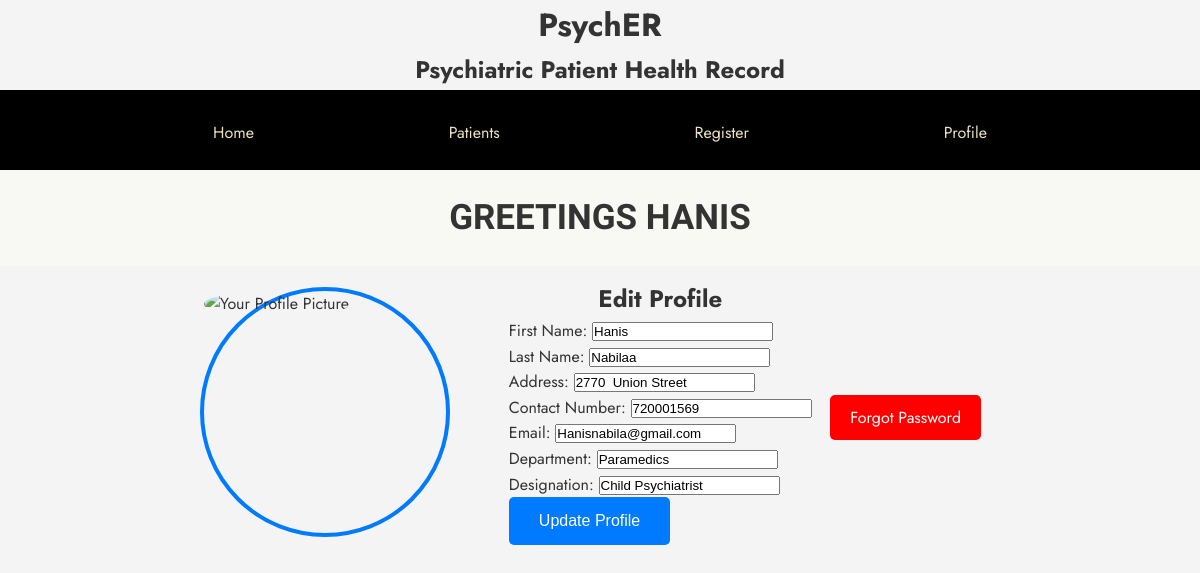
/staff_info_edit.php (signed in), run on the app's committed database.
### tables this page shows
CREATE TABLE `medical_staff` (
  `SSN` varchar(20) NOT NULL,
  `F_Name` char(15) NOT NULL,
  `L_Name` char(15) NOT NULL,
  `Hospital_ID` varchar(25) NOT NULL,
  `Department` char(35) NOT NULL,
  `Contact_No` varchar(20) NOT NULL,
  `Email` varchar(50) NOT NULL,
  `Designation` varchar(25) NOT NULL,
  `Address` varchar(30) DEFAULT NULL
);

### staff_info_edit.php (the view, shortened to what this page needs)
<?php
require "connection.php";
$uid = $_SESSION["userID"];
$sql = "SELECT SSN, F_Name, L_Name, Address, Contact_No, Email, Department, Designation FROM medical_staff WHERE SSN=?";
$stmt = mysqli_stmt_init($conn);
if (!mysqli_stmt_prepare($stmt, $sql)) {
    header("Location:sdashboard.php?error=sqlerror");
    exit();
} else {
    mysqli_stmt_bind_param($stmt, "s", $uid);
    mysqli_stmt_execute($stmt);
    $result = mysqli_stmt_get_result($stmt);
    if ($row = mysqli_fetch_assoc($result)) {
        $doctorDetails = $row;
    }
}
?>
 <!DOCTYPE html>
 <html lang="en" dir="ltr">
   <head>
     <link rel="stylesheet" type="text/css" href="dprofile_style.css">
   </head>
   <body>
   <h1>PsychER</h1>
    <h2>Psychiatric Patient Health Record</h2>
    <div class="navigation-bar" style="text-align: center">
        <a href="sdashboard.php">Home</a>
        <div class="dropdown">
        <a href="#">Patients</a>
        </div>
        <a href="aregister.php">Register</a>
        <a href="sprofile.php">Profile</a>
    </div>
     <div class='welcome'>
    <h2 class='welcome_mssg'> GREETINGS <?php echo strtoupper($doctorDetails['F_Name']); ?></h2>
</div>
<div class='profile-section'>
    <div class= "profile-picture">
        <img src="Resource/irma.jpg" alt="Your Profile Picture">
    </div>
    <div class='edit-profile-section'>
        <h2>Edit Profile</h2>
        <form method="post">
            First Name: <input type="text" name="f_name" value="<?php echo $doctorDetails['F_Name']; ?>"><br>
            Last Name: <input type="text" name="l_name" value="<?php echo $doctorDetails['L_Name']; ?>"><br>
            Address: <input type="text" name="address" value="<?php echo $doctorDetails['Address']; ?>"><br>
            Contact Number: <input type="text" name="contact_no" value="<?php echo $doctorDetails['Contact_No']; ?>"><br>
            Email: <input type="email" name="email" value="<?php echo $doctorDetails['Email']; ?>"><br>
            Department: <input type="text" name="department" value="<?php echo $doctorDetails['Department']; ?>"><br>
            Designation: <input type="text" name="designation" value="<?php echo $doctorDetails['Designation']; ?>"><br>
            <input type="submit" value="Update Profile">
        </form>
    </div>
</body>
</html>
<div class="forgot-password-button">
    <a href="s_res_pass.php">Forgot Password</a>
</div>
</body>
</html>

### dprofile_style.css (style rules this page uses)
* { margin: 0; padding: 0; box-sizing: border-box; }
body { font-family: 'Jost', sans-serif; background-color: #f4f4f4; color: #333; line-height: 1.6; }
.navigation-bar { background-color: black; overflow: hidden; font-family: "Jost", sans-serif; height: 80px; text-align: center; }
.navigation-bar a { display: inline-block; font-size: 16px; text-decoration: none; color: #ece2c1; padding: 30px 15px; margin: 0 80px; }
.welcome { position: relative; width: 100%; height: 90px; }
.welcome_mssg { font-family: "Barlow Condensed", sans-serif; font-size: 35px; background: #f9f9f3; text-align: center; padding: 20px; }
.profile-section { display: flex; justify-content: space-between; align-items: center; margin: 20px auto; max-width: 800px; }
.profile-picture { width: 250px; height: 250px; border-radius: 50%; border: 4px solid #007bff; object-fit: cover; margin-right: 40px; }
.profile-picture img { width: 100%; height: 100%; border-radius: 50%; object-fit: cover; }
.edit-profile-section input[type="submit"] { background-color: #007bff; color: white; border: none; padding: 15px 30px; border-radius: 5px; cursor: pointer; font-size: 16px; }
.forgot-password-button { display: block; margin-top: 10px; text-align: center; }
.forgot-password-button a { display: inline-block; padding: 10px 20px; background-color: #ff0000; color: white; text-decoration: none; border-radius: 5px; }

### staff_info_edit.php (style rules this page uses)
h1,h2 { text-align: center; }
.dropdown { display: inline-block; }

### data on the page
medical_staff: F_Name "HANIS", f_name "Hanis", l_name "Nabilaa", address "2770 Union Street", contact_no "720001569", email "Hanisnabila@gmail.com", department "Paramedics", designation "Child Psychiatrist"
